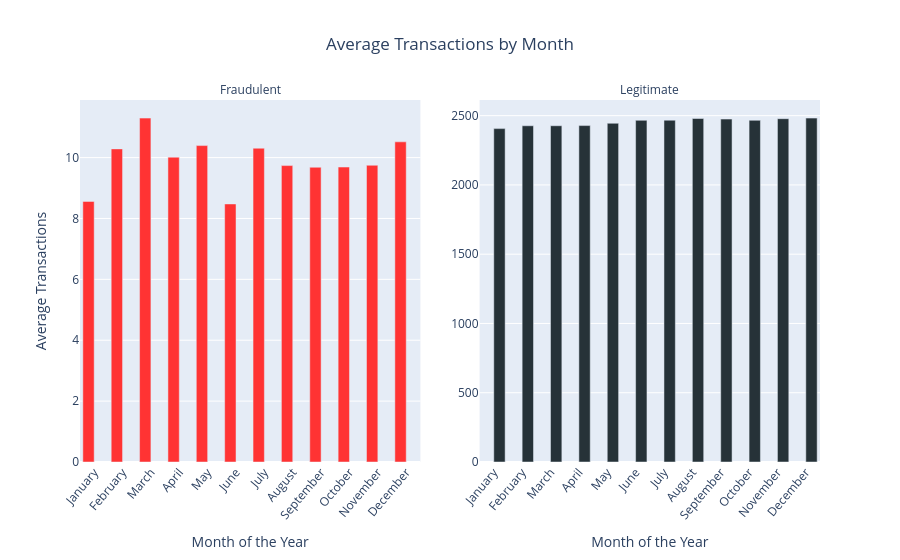

The code cell stored with this chart in its notebook:
### Code cell
monthly_unbiased_pd = monthly_unbiased_df.toPandas()

monthly_unbiased_plot = px.bar(
    monthly_unbiased_pd,
    x="month_name",                  
    y="Average_Transactions",        
    color="target",
    facet_col="target",             
    facet_col_spacing=0.08,       
    barmode="group",
    title="Average Transactions by Month",
    labels={
        "month_name": "Month of the Year", 
        "Average_Transactions": "Average Transactions",
        "target": ""
    },
    color_discrete_map={'Legitimate': "#263238", 'Fraudulent': "#FF3333"} 
)

monthly_unbiased_plot.update_traces(
    hovertemplate="Avg: %{y:,.2f}<extra></extra>"
)

monthly_unbiased_plot.update_yaxes(matches=None, showticklabels=True)
monthly_unbiased_plot.update_xaxes(showticklabels=True, tickangle=-50) 

monthly_unbiased_plot.update_layout(
    title_x=0.5, hovermode="closest", 
    showlegend=False
)

monthly_unbiased_plot.for_each_annotation(lambda a: a.update(text=a.text.split('=')[-1]))

monthly_unbiased_plot.show()

### Figure 1 — Plotly figure (JSON) as saved in the notebook; plotly's stock layout.template omitted (floating-point values rounded to 4 significant figures)
{"data": [{"alignmentgroup": "True", "hovertemplate": "Avg: %{y:,.2f}<extra></extra>", "legendgroup": "Fraudulent", "marker": {"color": "#FF3333", "pattern": {"shape": ""}}, "name": "Fraudulent", "offsetgroup": "Fraudulent", "orientation": "v", "showlegend": true, "textposition": "auto", "type": "bar", "x": ["January", "February", "March", "April", "May", "June", "July", "August", "September", "October", "November", "December"], "xaxis": "x", "y": [8.56, 10.29, 11.3, 10.01, 10.39, 8.477, 10.31, 9.737, 9.682, 9.689, 9.747, 10.52], "yaxis": "y"}, {"alignmentgroup": "True", "hovertemplate": "Avg: %{y:,.2f}<extra></extra>", "legendgroup": "Legitimate", "marker": {"color": "#263238", "pattern": {"shape": ""}}, "name": "Legitimate", "offsetgroup": "Legitimate", "orientation": "v", "showlegend": true, "textposition": "auto", "type": "bar", "x": ["January", "February", "March", "April", "May", "June", "July", "August", "September", "October", "November", "December"], "xaxis": "x2", "y": [2406.0, 2427.0, 2427.0, 2428.0, 2445.0, 2466.0, 2467.0, 2479.0, 2475.0, 2466.0, 2478.0, 2482.0], "yaxis": "y2"}], "layout": {"annotations": [{"font": {}, "showarrow": false, "text": "Fraudulent", "x": 0.23, "xanchor": "center", "xref": "paper", "y": 1, "yanchor": "bottom", "yref": "paper"}, {"font": {}, "showarrow": false, "text": "Legitimate", "x": 0.77, "xanchor": "center", "xref": "paper", "y": 1, "yanchor": "bottom", "yref": "paper"}], "autosize": true, "barmode": "group", "hovermode": "closest", "legend": {"title": {"text": ""}, "tracegroupgap": 0}, "showlegend": false, "title": {"text": "Average Transactions by Month", "x": 0.5}, "xaxis": {"anchor": "y", "autorange": true, "domain": [0, 0.46], "range": [-0.5, 11.5], "showticklabels": true, "tickangle": -50, "title": {"text": "Month of the Year"}, "type": "category"}, "xaxis2": {"anchor": "y2", "autorange": true, "domain": [0.54, 1], "matches": "x", "range": [-0.5, 11.5], "showticklabels": true, "tickangle": -50, "title": {"text": "Month of the Year"}, "type": "category"}, "yaxis": {"anchor": "x", "autorange": true, "domain": [0, 1], "range": [0, 11.89], "showticklabels": true, "title": {"text": "Average Transactions"}, "type": "linear"}, "yaxis2": {"anchor": "x2", "autorange": true, "domain": [0, 1], "range": [0, 2613.0], "showticklabels": true, "type": "linear"}}}
